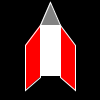
Frame 1 (no input)
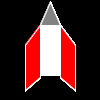
Frame 60 (the mouse pressed at the canvas centre just before this capture)
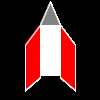
Frame 120 (the mouse held since frame 60 and released just before this capture)

The Processing sketch that drew these frames (run headless with seeded random() and noise(); from frame 60 on, the mouse is pressed at the canvas centre):

// Processing sketch: spaceship
// ── spaceship.pde
void setup() {
  size(100,100);
  background(0);
}

void draw() {
  stroke(255);
  fill(130);
  triangle(50,2,40,25,60,25);
  fill(255);
  rect(40,25,20,50);
  fill(255,0,0);
  quad(40,25,40,77,25,90,25,45);
  quad(60,25,60,77,75,90,75,45);

}
